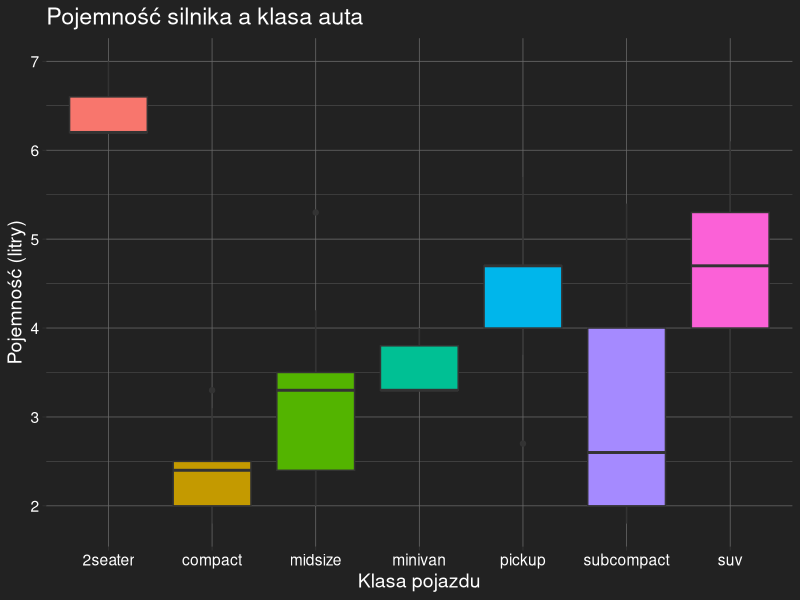

Write the R code that produced this figure.
## ---- chunk 1
library(ggplot2)
library(tidyverse)

# Filtrujemy dane dla czytelności
dane_wykres <- mpg %>% filter(year == 2008)

ggplot(dane_wykres, aes(x = class, y = displ, fill = class)) +
  geom_boxplot() +
  labs(title = "Pojemność silnika a klasa auta",
       x = "Klasa pojazdu", 
       y = "Pojemność (litry)") +
  theme_dark() +
  theme(legend.position = "none", 
        text = element_text(size=14),
        plot.background = element_rect(fill = "#222", color = NA),
        panel.background = element_rect(fill = "#222", color = NA),
        axis.text = element_text(color = "white"),
        title = element_text(color = "white"))
